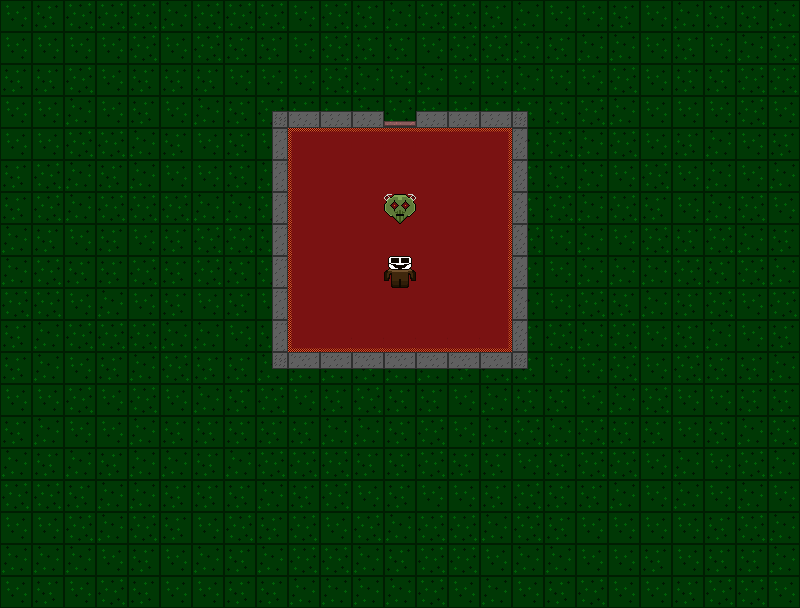

The image is a tile-based game level rendered from a .tmx file. Its description and source (layers, tilesets, objects; grid data summarised) follow:
An orthogonal 25x19 tile map with 32x32 px tiles, 4 tile layers (Floor, Wall, Player, Enemies).

<map version="1.0" orientation="orthogonal" renderorder="right-down" width="25" height="19" tilewidth="32" tileheight="32" nextobjectid="1">
 <tileset firstgid="1" name="SpriteSheet" tilewidth="32" tileheight="32">
  <image source="spriteSheet.png" width="320" height="320" />
  <tile id="1">
   <properties>
    <property name="Wall" value="wall" />
   </properties>
  </tile>
  <tile id="2">
   <properties>
    <property name="Wall" value="wall" />
   </properties>
  </tile>
  <tile id="3">
   <properties>
    <property name="Wall" value="wall" />
   </properties>
  </tile>
  <tile id="11">
   <properties>
    <property name="Wall" value="wall" />
   </properties>
  </tile>
  <tile id="12">
   <properties>
    <property name="Wall" value="wall" />
   </properties>
  </tile>
  <tile id="21">
   <properties>
    <property name="Wall" value="wall" />
   </properties>
  </tile>
  <tile id="70">
   <properties>
    <property name="Enemy" value="prepare" />
   </properties>
  </tile>
  <tile id="71">
   <properties>
    <property name="Enemy" value="prepare" />
   </properties>
  </tile>
  <tile id="72">
   <properties>
    <property name="Enemy" value="prepare" />
   </properties>
  </tile>
  <tile id="73">
   <properties>
    <property name="Enemy" value="prepare" />
   </properties>
  </tile>
  <tile id="80">
   <properties>
    <property name="Enemy" value="walking" />
   </properties>
  </tile>
  <tile id="81">
   <properties>
    <property name="Enemy" value="walking" />
   </properties>
  </tile>
  <tile id="90">
   <properties>
    <property name="Enemy" value="ActOne" />
   </properties>
  </tile>
  <tile id="91">
   <properties>
    <property name="Enemy" value="ActOne" />
   </properties>
  </tile>
  <tile id="96">
   <properties>
    <property name="Player" value="IdlePlayer" />
   </properties>
  </tile>
  <tile id="97">
   <properties>
    <property name="Player" value="IdlePlayer" />
   </properties>
  </tile>
  <tile id="98">
   <properties>
    <property name="Player" value="IdlePlayer" />
   </properties>
  </tile>
  <tile id="99">
   <properties>
    <property name="Player" value="IdlePlayer" />
   </properties>
  </tile>
 </tileset>
 <layer name="Floor" width="25" height="19">
  <data>[475 cells, 425 non-empty, 12 distinct tile ids]</data>
 </layer>
 <layer name="Wall" width="25" height="19">
  <data>[475 cells, 427 non-empty, 14 distinct tile ids]</data>
 </layer>
 <layer name="Player" width="25" height="19">
  <data>[475 cells, 1 non-empty, 1 distinct tile ids]</data>
 </layer>
 <layer name="Enemies" width="25" height="19">
  <data>[475 cells, 1 non-empty, 1 distinct tile ids]</data>
 </layer>
</map>